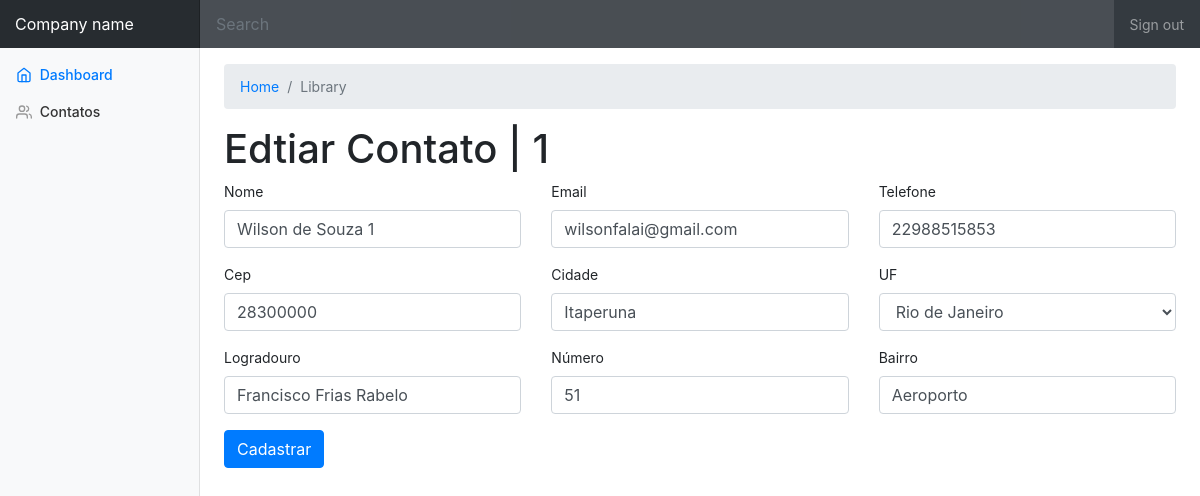
The app's page /contact/update/1 with its own data.
### tables this page shows
CREATE TABLE `contact` (
  `id` int(11) NOT NULL AUTO_INCREMENT,
  `name` varchar(128) NOT NULL,
  `email` varchar(128) NOT NULL,
  `phone` varchar(32) NOT NULL,
  `city` varchar(64) DEFAULT NULL,
  `postal_code` varchar(32) DEFAULT NULL,
  `neighbor` varchar(64) DEFAULT NULL,
  `street` varchar(64) DEFAULT NULL,
  `number` varchar(32) DEFAULT NULL,
  `state` char(2) DEFAULT NULL,
  `created_at` timestamp NOT NULL DEFAULT CURRENT_TIMESTAMP,
  `updated_at` timestamp NOT NULL DEFAULT CURRENT_TIMESTAMP ON UPDATE CURRENT_TIMESTAMP,
  PRIMARY KEY (`id`)
);

### app/Controllers/ContactController.php (called while the page is built, shortened)
<?php
class ContactController extends BaseController
{
    public function update($id){
        $model = Container::getModel('Contact');
        $this->view->contact  = $model->findOne($id);
        $this->renderView('contact/update','layout');
    }
}

### core/bootstrap.php (called while the page is built, shortened)
<?php
$routes = require_once __DIR__ . "/../app/routes.php";
$route = new \Core\Route($routes);

### public/index.php (called while the page is built, shortened)
<?php
require_once __DIR__ . "/../core/bootstrap.php";

### core/BaseModel.php (called while the page is built, shortened)
<?php
class BaseModel
{
    public $pdo;
    protected  $table;
    public function __construct(PDO $pdo)
    {
        $this->pdo = $pdo;
    }
    public function findOne($id){
        $query = "SELECT * FROM {$this->table} where id = {$id}";
        $sth = $this->pdo->prepare($query);
        $sth->execute();
        $result = $sth->fetch();
        return $result;
    }
}

### app/database.php (called while the page is built)
<?php
return [
    'mysql' => [
        'host' => 'localhost',
        'database' => 'madeiramadeira',
        'user' => 'root',
        'password' => 'luizaroot',
        'charset' => 'utf8',
        'collation' => 'utf8_general_ci'
    ]
];

### core/DataBase.php (called while the page is built, shortened)
<?php
class DataBase
{
    public static function getDataBase()
    {
        $conf = include_once __DIR__ . "/../app/database.php";
        $host = $conf['mysql']['host'];
        $db = $conf['mysql']['database'];
        $user = $conf['mysql']['user'];
        $pass = $conf['mysql']['password'];
        $charset = $conf['mysql']['charset'];
        $collation = $conf['mysql']['collation'];
        try {
            $pdo = new PDO("mysql:host=$host;dbname=$db;charset=$charset", $user, $pass);
            $pdo->setAttribute(PDO::ATTR_ERRMODE, PDO::ERRMODE_EXCEPTION);
            $pdo->setAttribute(PDO::MYSQL_ATTR_INIT_COMMAND, "SET NAMES '$charset' COLLATE '$collation'");
            $pdo->setAttribute(PDO::ATTR_DEFAULT_FETCH_MODE, PDO::FETCH_OBJ);
            return $pdo;
        } catch (PDOException $e) {
            echo $e->getMessage();
        }
    }
}

### core/Container.php (called while the page is built, shortened)
<?php
class Container
{
    public static function getModel($model)
    {
        return new $objModel(DataBase::getDatabase());
    }
}

### app/Views/contact/update.phtml (the view, shortened to what this page needs)
<nav aria-label="breadcrumb">
    <ol class="breadcrumb">
        <li class="breadcrumb-item"><a href="#">Home</a></li>
        <li class="breadcrumb-item active" aria-current="page">Library</li>
    </ol>
</nav>
<h1>Edtiar Contato | <?= $this->view->contact->id ?></h1>
<form action="/contact/update/<?= $this->view->contact->id ?>" method="post">
    <div class="row">
        <div class="col-md-4">
            <div class="form-group">
                <label for="name">Nome</label>
                <input type="input" id="name" name="name" value="<?= $this->view->contact->name ?>"  class="form-control"
                       placeholder="Nome">
            </div>
        </div>
        <div class="col-md-4">
            <div class="form-group">
                <label for="email">Email</label>
                <input type="email" class="form-control" id="email" name="email" value="<?= $this->view->contact->email ?>" novalidate placeholder="Email">
            </div>
        </div>
        <div class="col-md-4">
            <div class="form-group">
                <label for="phone">Telefone</label>
                <input type="input" class="form-control" id="phone" name="phone" value="<?= $this->view->contact->phone ?>" required minlength="11"
                       placeholder="Telefone">
            </div>
        </div>
        <div class="col-md-4">
            <div class="form-group">
                <label for="postalcode">Cep</label>
                <input type="input" class="form-control" id="postal_code" name="postal_code"  value="<?= $this->view->contact->postal_code ?>" placeholder="Cep">
            </div>
        </div>
        <div class="col-md-4">
            <div class="form-group">
                <label for="city">Cidade</label>
                <input type="input" class="form-control" id="city" name="city" value="<?= $this->view->contact->city ?>" placeholder="Cidade">
            </div>
        </div>
        <div class="col-md-4">
            <div class="form-group">
                <label for="estate">UF</label>
                <select class="form-control" id="state" name="state">
                    <option <?= $this->view->contact->state == 'RJ' ? 'selected' : '';?> value="RJ">Rio de Janeiro</option>
                </select>
            </div>
        </div>
        <div class="col-md-4">
            <div class="form-group">
                <label for="street">Logradouro</label>
                <input type="input" class="form-control" id="street" name="street" value="<?= $this->view->contact->street ?>" placeholder="Logradouro">
            </div>
        </div>
        <div class="col-md-4">
            <div class="form-group">
                <label for="number">Número</label>
                <input type="input" class="form-control" id="number" name="number" value="<?= $this->view->contact->number ?>" placeholder="Número">
            </div>
        </div>
        <div class="col-md-4">
            <div class="form-group">
                <label for="neighbor">Bairro</label>
                <input type="input" class="form-control" id="neighbor" name="neighbor" value="<?= $this->view->contact->neighbor ?>"  placeholder="Bairro">
            </div>
        </div>
        <div class="col-md-12">
            <button type="submit" class="btn btn-primary">Cadastrar</button>
        </div>
    </div>
</form>

### public/assets/css/dashboard.css (style rules this page uses)
body { font-size: .875rem; }

### records on screen
contact: id "1", name "Wilson de Souza 1", email "wilsonfalai@gmail.com", phone "22988515853", postal_code "28300000", city "Itaperuna", state "Rio de Janeiro", street "Francisco Frias Rabelo", number "51", neighbor "Aeroporto"
